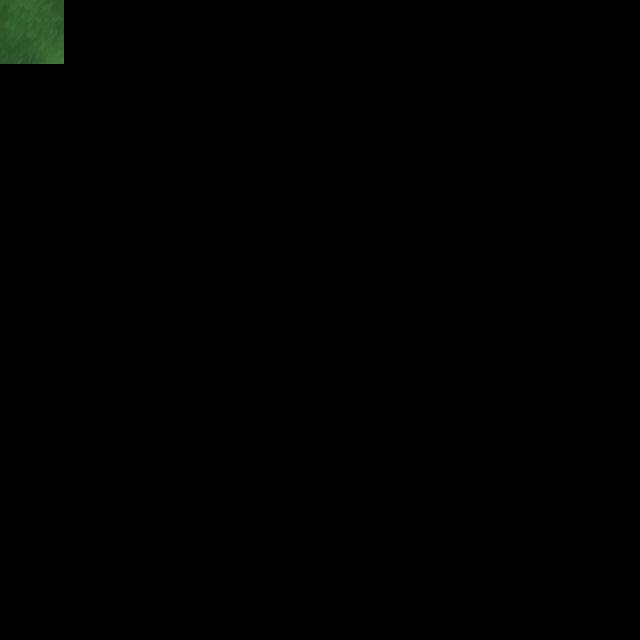

This is a level from a 2D game, rendered from its Tiled map with the project's own tilesets. A one-line summary and the complete map file follow:
An orthogonal 10x10 tile map with 64x64 px tiles, 12 tile layers (regions, input_ground, output1_ground, output2_ground, ...).

<map version="1.0" orientation="orthogonal" renderorder="right-down" width="10" height="10" tilewidth="64" tileheight="64" nextobjectid="1">
 <tileset firstgid="1" name="Gelaende_Wiese" tilewidth="64" tileheight="64" tilecount="64" columns="8">
  <image source="../assets/terrain/Gelaende_Wiese.PNG" width="512" height="512" />
 </tileset>
 <layer name="regions" width="10" height="10">
  <data encoding="csv">
1,0,0,0,0,0,0,0,0,0,
0,0,0,0,0,0,0,0,0,0,
0,0,0,0,0,0,0,0,0,0,
0,0,0,0,0,0,0,0,0,0,
0,0,0,0,0,0,0,0,0,0,
0,0,0,0,0,0,0,0,0,0,
0,0,0,0,0,0,0,0,0,0,
0,0,0,0,0,0,0,0,0,0,
0,0,0,0,0,0,0,0,0,0,
0,0,0,0,0,0,0,0,0,0
</data>
 </layer>
 <layer name="input_ground" width="10" height="10">
  <data encoding="csv">
1,0,0,0,0,0,0,0,0,0,
0,0,0,0,0,0,0,0,0,0,
0,0,0,0,0,0,0,0,0,0,
0,0,0,0,0,0,0,0,0,0,
0,0,0,0,0,0,0,0,0,0,
0,0,0,0,0,0,0,0,0,0,
0,0,0,0,0,0,0,0,0,0,
0,0,0,0,0,0,0,0,0,0,
0,0,0,0,0,0,0,0,0,0,
0,0,0,0,0,0,0,0,0,0
</data>
 </layer>
 <layer name="output1_ground" width="10" height="10">
  <data encoding="csv">
1,0,0,0,0,0,0,0,0,0,
0,0,0,0,0,0,0,0,0,0,
0,0,0,0,0,0,0,0,0,0,
0,0,0,0,0,0,0,0,0,0,
0,0,0,0,0,0,0,0,0,0,
0,0,0,0,0,0,0,0,0,0,
0,0,0,0,0,0,0,0,0,0,
0,0,0,0,0,0,0,0,0,0,
0,0,0,0,0,0,0,0,0,0,
0,0,0,0,0,0,0,0,0,0
</data>
 </layer>
 <layer name="output2_ground" width="10" height="10">
  <data encoding="csv">
2,0,0,0,0,0,0,0,0,0,
0,0,0,0,0,0,0,0,0,0,
0,0,0,0,0,0,0,0,0,0,
0,0,0,0,0,0,0,0,0,0,
0,0,0,0,0,0,0,0,0,0,
0,0,0,0,0,0,0,0,0,0,
0,0,0,0,0,0,0,0,0,0,
0,0,0,0,0,0,0,0,0,0,
0,0,0,0,0,0,0,0,0,0,
0,0,0,0,0,0,0,0,0,0
</data>
 </layer>
 <layer name="output3_ground" width="10" height="10">
  <data encoding="csv">
3,0,0,0,0,0,0,0,0,0,
0,0,0,0,0,0,0,0,0,0,
0,0,0,0,0,0,0,0,0,0,
0,0,0,0,0,0,0,0,0,0,
0,0,0,0,0,0,0,0,0,0,
0,0,0,0,0,0,0,0,0,0,
0,0,0,0,0,0,0,0,0,0,
0,0,0,0,0,0,0,0,0,0,
0,0,0,0,0,0,0,0,0,0,
0,0,0,0,0,0,0,0,0,0
</data>
 </layer>
 <layer name="output4_ground" width="10" height="10">
  <data encoding="csv">
4,0,0,0,0,0,0,0,0,0,
0,0,0,0,0,0,0,0,0,0,
0,0,0,0,0,0,0,0,0,0,
0,0,0,0,0,0,0,0,0,0,
0,0,0,0,0,0,0,0,0,0,
0,0,0,0,0,0,0,0,0,0,
0,0,0,0,0,0,0,0,0,0,
0,0,0,0,0,0,0,0,0,0,
0,0,0,0,0,0,0,0,0,0,
0,0,0,0,0,0,0,0,0,0
</data>
 </layer>
 <layer name="output5_ground" width="10" height="10">
  <data encoding="csv">
5,0,0,0,0,0,0,0,0,0,
0,0,0,0,0,0,0,0,0,0,
0,0,0,0,0,0,0,0,0,0,
0,0,0,0,0,0,0,0,0,0,
0,0,0,0,0,0,0,0,0,0,
0,0,0,0,0,0,0,0,0,0,
0,0,0,0,0,0,0,0,0,0,
0,0,0,0,0,0,0,0,0,0,
0,0,0,0,0,0,0,0,0,0,
0,0,0,0,0,0,0,0,0,0
</data>
 </layer>
 <layer name="output6_ground" width="10" height="10">
  <data encoding="csv">
9,0,0,0,0,0,0,0,0,0,
0,0,0,0,0,0,0,0,0,0,
0,0,0,0,0,0,0,0,0,0,
0,0,0,0,0,0,0,0,0,0,
0,0,0,0,0,0,0,0,0,0,
0,0,0,0,0,0,0,0,0,0,
0,0,0,0,0,0,0,0,0,0,
0,0,0,0,0,0,0,0,0,0,
0,0,0,0,0,0,0,0,0,0,
0,0,0,0,0,0,0,0,0,0
</data>
 </layer>
 <layer name="output7_ground" width="10" height="10">
  <data encoding="csv">
10,0,0,0,0,0,0,0,0,0,
0,0,0,0,0,0,0,0,0,0,
0,0,0,0,0,0,0,0,0,0,
0,0,0,0,0,0,0,0,0,0,
0,0,0,0,0,0,0,0,0,0,
0,0,0,0,0,0,0,0,0,0,
0,0,0,0,0,0,0,0,0,0,
0,0,0,0,0,0,0,0,0,0,
0,0,0,0,0,0,0,0,0,0,
0,0,0,0,0,0,0,0,0,0
</data>
 </layer>
 <layer name="output8_ground" width="10" height="10">
  <data encoding="csv">
11,0,0,0,0,0,0,0,0,0,
0,0,0,0,0,0,0,0,0,0,
0,0,0,0,0,0,0,0,0,0,
0,0,0,0,0,0,0,0,0,0,
0,0,0,0,0,0,0,0,0,0,
0,0,0,0,0,0,0,0,0,0,
0,0,0,0,0,0,0,0,0,0,
0,0,0,0,0,0,0,0,0,0,
0,0,0,0,0,0,0,0,0,0,
0,0,0,0,0,0,0,0,0,0
</data>
 </layer>
 <layer name="output9_ground" width="10" height="10">
  <data encoding="csv">
18,0,0,0,0,0,0,0,0,0,
0,0,0,0,0,0,0,0,0,0,
0,0,0,0,0,0,0,0,0,0,
0,0,0,0,0,0,0,0,0,0,
0,0,0,0,0,0,0,0,0,0,
0,0,0,0,0,0,0,0,0,0,
0,0,0,0,0,0,0,0,0,0,
0,0,0,0,0,0,0,0,0,0,
0,0,0,0,0,0,0,0,0,0,
0,0,0,0,0,0,0,0,0,0
</data>
 </layer>
 <layer name="output10_ground" width="10" height="10">
  <data encoding="csv">
17,0,0,0,0,0,0,0,0,0,
0,0,0,0,0,0,0,0,0,0,
0,0,0,0,0,0,0,0,0,0,
0,0,0,0,0,0,0,0,0,0,
0,0,0,0,0,0,0,0,0,0,
0,0,0,0,0,0,0,0,0,0,
0,0,0,0,0,0,0,0,0,0,
0,0,0,0,0,0,0,0,0,0,
0,0,0,0,0,0,0,0,0,0,
0,0,0,0,0,0,0,0,0,0
</data>
 </layer>
</map>
